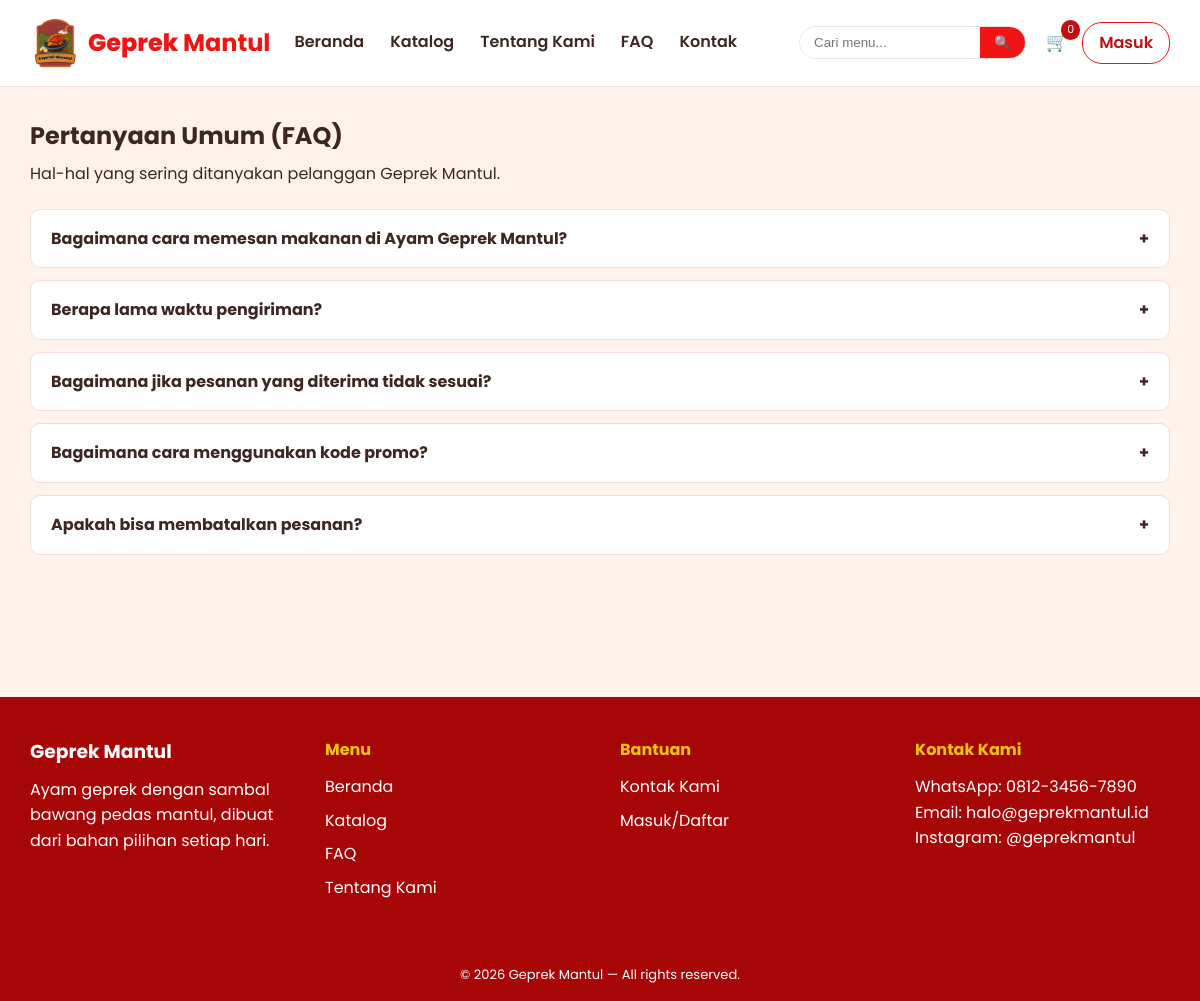
Page /modules/pages/faq.php on the committed database.
### tables this page shows
CREATE TABLE faq (
    id INT AUTO_INCREMENT PRIMARY KEY,
    pertanyaan VARCHAR(255) NOT NULL,
    jawaban TEXT NOT NULL,
    urutan INT DEFAULT 0
);

### includes/functions.php (called while the page is built, shortened)
<?php
function is_login() {
    return isset($_SESSION['pengguna_id']);
}
function clean($str) {
    return htmlspecialchars(trim($str ?? ''), ENT_QUOTES, 'UTF-8');
}

### modules/pages/faq.php (the view, shortened to what this page needs)
<?php
require_once __DIR__ . '/../../config/config.php';
$faqList = $pdo->query("SELECT * FROM faq ORDER BY urutan ASC")->fetchAll();
include __DIR__ . '/../../includes/header.php';
?>
<h1 class="section-title">Pertanyaan Umum (FAQ)</h1>
<p class="section-sub">Hal-hal yang sering ditanyakan pelanggan Geprek Mantul.</p>
<div>
  <?php foreach ($faqList as $f): ?>
    <div class="faq-item">
      <div class="faq-q"><?= clean($f['pertanyaan']) ?> <span>+</span></div>
    </div>
  <?php endforeach; ?>
</div>
<?php include __DIR__ . '/../../includes/footer.php'; ?>

### includes/header.php (shortened to what this page needs)
<?php
require_once __DIR__ . '/../config/config.php';
$cartCount = is_login() ? cart_count($pdo, $_SESSION['pengguna_id']) : 0;
?>
<!DOCTYPE html>
<html lang="id">
<head>
<link rel="stylesheet" href="<?= BASE_URL ?>/assets/css/style.css">
</head>
<body>
<header class="site-header">
  <div class="container header-inner">
    <a href="<?= BASE_URL ?>/index.php" class="logo">
      <img src="<?=BASE_URL ?>/assets/img/Logo.png" alt="Logo Geprek Mantul">
      <span>Geprek <strong>Mantul</strong></span>
    </a>
    <nav class="main-nav" id="mainNav">
      <a href="<?= BASE_URL ?>/index.php">Beranda</a>
      <a href="<?= BASE_URL ?>/modules/katalog/index.php">Katalog</a>
      <a href="<?= BASE_URL ?>/modules/pages/tentang.php">Tentang Kami</a>
      <a href="<?= BASE_URL ?>/modules/pages/faq.php">FAQ</a>
      <a href="<?= BASE_URL ?>/modules/pages/kontak.php">Kontak</a>
    </nav>
    <form class="search-form" action="<?= BASE_URL ?>/modules/katalog/index.php" method="GET">
      <input type="text" name="q" placeholder="Cari menu..." value="<?= clean($_GET['q'] ?? '') ?>">
      <button type="submit">🔍</button>
    </form>
    <div class="header-actions">
      <a href="<?= BASE_URL ?>/modules/cart/index.php" class="cart-icon">🛒 <span class="badge"><?= $cartCount ?></span></a>
      <?php if (is_login()): ?>
        <div class="dropdown">
          <button class="dropbtn">👤 <?= clean(explode(' ', $_SESSION['pengguna_nama'])[0]) ?></button>
          <div class="dropdown-content">
            <a href="<?= BASE_URL ?>/modules/akun/riwayat_pesanan.php">Pesanan Saya</a>
            <a href="<?= BASE_URL ?>/modules/akun/profil.php">Profil</a>
            <a href="<?= BASE_URL ?>/modules/auth/logout.php">Logout</a>
          </div>
        </div>
      <?php else: ?>
        <a href="<?= BASE_URL ?>/modules/auth/login.php" class="btn-outline">Masuk</a>
      <?php endif; ?>
    </div>
  </div>
</header>
<main class="container main-content">

### includes/footer.php (shortened to what this page needs)
</main>
<footer class="site-footer">
  <div class="container footer-inner">
    <div>
      <h3>Geprek<span> Mantul</span></h3>
      <p>Ayam geprek dengan sambal bawang pedas mantul, dibuat dari bahan pilihan setiap hari.</p>
    </div>
    <div>
      <h4>Menu</h4>
      <a href="<?= BASE_URL ?>/index.php">Beranda</a>
      <a href="<?= BASE_URL ?>/modules/katalog/index.php">Katalog</a>
      <a href="<?= BASE_URL ?>/modules/pages/faq.php">FAQ</a>
      <a href="<?= BASE_URL ?>/modules/pages/tentang.php">Tentang Kami</a>
    </div>
    <div>
      <h4>Bantuan</h4>
      <a href="<?= BASE_URL ?>/modules/pages/kontak.php">Kontak Kami</a>
      <a href="<?= BASE_URL ?>/modules/auth/login.php">Masuk/Daftar</a>
    </div>
    <div>
      <h4>Kontak Kami</h4>
      <p>WhatsApp: 0812-3456-7890</p>
      <p>Email: halo@geprekmantul.id</p>
      <p>Instagram: @geprekmantul</p>
    </div>
  </div>
  <div class="footer-bottom">
    &copy; <?= date('Y') ?> Geprek Mantul — All rights reserved.
  </div>
</footer>
</body>
</html>

### assets/css/style.css (style rules this page uses)
:root { --merah:#F01414; --merah-dark:#c30f0f; --merah-light:#fdeaea; --dark:#3e2723; --gray:#acacac; --border:#f3dede; --success:#2ecc71; --warning:#f0ad4e; --info:#3498db; --danger:#e74c3c; --secondary:#95a5a6; --white:#f9f9f9; --black:#090909; }
* { box-sizing:border-box;margin:0;padding:0; }
body { font-family:'Poppins',Arial,sans-serif;color:var(--dark);background:#fff3ec;line-height:1.6; }
a { text-decoration:none;color:inherit; }
.container { max-width:1180px;margin:0 auto;padding:0 20px; }
img { max-width:100%;display:block; }
.site-header { background:#fff;border-bottom:1px solid var(--border);position:sticky;top:0;z-index:50; }
.header-inner { display:flex;align-items:center;gap:20px;padding:14px 20px;flex-wrap:wrap; }
.logo { display: flex; align-items: center; gap: 8px; text-decoration: none; font-size:24px;font-weight:800; }
.logo img { width: 50px;height: 50px;object-fit: contain; }
.logo span { display: inline;color: #F01414; }
.logo strong { display: inline;color: #F01414; }
.main-nav { display:flex;gap:18px;flex:1;flex-wrap:wrap; }
.main-nav a { font-weight:600;color:var(--dark);padding:15px 4px;border-bottom:2px solid transparent; }
.search-form { display:flex;border:1px solid var(--border);border-radius:20px;overflow:hidden; }
.search-form input { border:none;padding:8px 14px;outline:none;width:180px; }
.search-form button { border:none;background:var(--merah);color:#fff;padding:0 14px;cursor:pointer; }
.header-actions { display:flex;align-items:center;gap:14px; }
.cart-icon { position:relative;font-size:18px; }
.cart-icon .badge { position:absolute;top:-8px;right:-12px;background:var(--merah-dark);color:#fff;border-radius:50%;font-size:11px;padding:1px 6px; }
.btn-outline { border:1px solid var(--merah);color:var(--merah-dark);padding:7px 16px;border-radius:20px;font-weight:600; }
.main-content { min-height:70vh;padding:30px 20px; }
.section-title { font-size:24px;margin-bottom:6px;color:var(--dark); }
.section-sub { color:var(--dark);margin-bottom:22px; }
.faq-item { background:#fff;border:1px solid var(--border);border-radius:10px;margin-bottom:12px;overflow:hidden; }
.faq-q { padding:16px 20px;font-weight:700;cursor:pointer;display:flex;justify-content:space-between; }
.site-footer { background:#A70606;color:#fff;margin-top:50px; }
.footer-inner { display:flex;gap:40px;flex-wrap:wrap;padding:40px 20px; }
.footer-inner > div { flex:1;min-width:200px; }
.footer-inner h3 { color:#fff;margin-bottom:10px; }
.footer-inner h3 span { color:#fff; }
.footer-inner h4 { color:#F1C40F;margin-bottom:12px; }
.footer-inner a { display:block;color:#fff;margin-bottom:8px; }
.footer-bottom { text-align:center;padding:16px;font-size:13px;color:#fff; }

### rows in the picture
faq: pertanyaan "Bagaimana cara memesan makanan di Ayam Geprek Mantul?"
faq: pertanyaan "Berapa lama waktu pengiriman?"
faq: pertanyaan "Bagaimana jika pesanan yang diterima tidak sesuai?"
faq: pertanyaan "Bagaimana cara menggunakan kode promo?"
faq: pertanyaan "Apakah bisa membatalkan pesanan?"

### other values in the picture
$cartCount "0"
